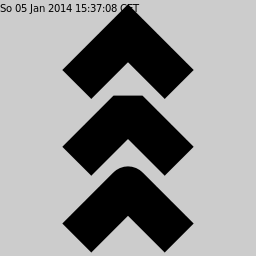

Reproduce this figure in Julia.
## header to provide surface and context
using Cairo
c = CairoRGBSurface(256,256);
cr = CairoContext(c);

save(cr);
set_source_rgb(cr,0.8,0.8,0.8);    # light gray
rectangle(cr,0.0,0.0,256.0,256.0); # background
fill(cr);
restore(cr);

save(cr);
## original example, following here
set_line_width(cr, 40.96);
move_to(cr, 76.8, 84.48);
rel_line_to(cr, 51.2, -51.2);
rel_line_to(cr, 51.2, 51.2);
set_line_join(cr, Cairo.CAIRO_LINE_JOIN_MITER); # default 
stroke(cr);

move_to(cr, 76.8, 161.28);
rel_line_to(cr, 51.2, -51.2);
rel_line_to(cr, 51.2, 51.2);
set_line_join(cr, Cairo.CAIRO_LINE_JOIN_BEVEL);
stroke(cr);

move_to(cr, 76.8, 238.08);
rel_line_to(cr, 51.2, -51.2);
rel_line_to(cr, 51.2, 51.2);
set_line_join(cr, Cairo.CAIRO_LINE_JOIN_ROUND);
stroke(cr);

## mark picture with current date
restore(cr);
move_to(cr,0.0,12.0);
set_source_rgb(cr, 0,0,0);
show_text(cr,Libc.strftime(time()));
write_to_png(c,"sample_set_line_join.png");
